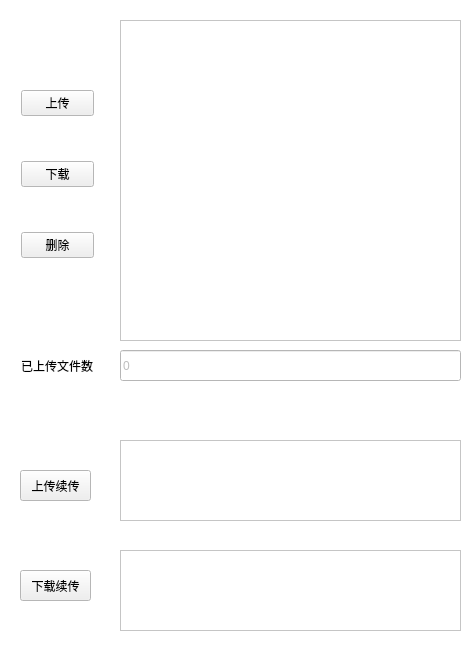
<?xml version="1.0" encoding="UTF-8"?>
<ui version="4.0">
 <class>MainWindow</class>
 <widget class="QWidget" name="MainWindow">
  <property name="geometry">
   <rect>
    <x>0</x>
    <y>0</y>
    <width>476</width>
    <height>665</height>
   </rect>
  </property>
  <property name="minimumSize">
   <size>
    <width>476</width>
    <height>665</height>
   </size>
  </property>
  <property name="maximumSize">
   <size>
    <width>476</width>
    <height>665</height>
   </size>
  </property>
  <property name="palette">
   <palette>
    <active>
     <colorrole role="Base">
      <brush brushstyle="SolidPattern">
       <color alpha="255">
        <red>255</red>
        <green>255</green>
        <blue>255</blue>
       </color>
      </brush>
     </colorrole>
     <colorrole role="Window">
      <brush brushstyle="SolidPattern">
       <color alpha="255">
        <red>255</red>
        <green>255</green>
        <blue>255</blue>
       </color>
      </brush>
     </colorrole>
    </active>
    <inactive>
     <colorrole role="Base">
      <brush brushstyle="SolidPattern">
       <color alpha="255">
        <red>255</red>
        <green>255</green>
        <blue>255</blue>
       </color>
      </brush>
     </colorrole>
     <colorrole role="Window">
      <brush brushstyle="SolidPattern">
       <color alpha="255">
        <red>255</red>
        <green>255</green>
        <blue>255</blue>
       </color>
      </brush>
     </colorrole>
    </inactive>
    <disabled>
     <colorrole role="Base">
      <brush brushstyle="SolidPattern">
       <color alpha="255">
        <red>255</red>
        <green>255</green>
        <blue>255</blue>
       </color>
      </brush>
     </colorrole>
     <colorrole role="Window">
      <brush brushstyle="SolidPattern">
       <color alpha="255">
        <red>255</red>
        <green>255</green>
        <blue>255</blue>
       </color>
      </brush>
     </colorrole>
    </disabled>
   </palette>
  </property>
  <property name="windowTitle">
   <string>主界面</string>
  </property>
  <property name="windowIcon">
   <iconset>
    <normaloff>:/image/icon.jpg</normaloff>:/image/icon.jpg</iconset>
  </property>
  <widget class="QPushButton" name="pb_uploadc">
   <property name="geometry">
    <rect>
     <x>20</x>
     <y>470</y>
     <width>71</width>
     <height>31</height>
    </rect>
   </property>
   <property name="text">
    <string>上传续传</string>
   </property>
  </widget>
  <widget class="QPushButton" name="pb_downloadc">
   <property name="geometry">
    <rect>
     <x>20</x>
     <y>570</y>
     <width>71</width>
     <height>31</height>
    </rect>
   </property>
   <property name="text">
    <string>下载续传</string>
   </property>
  </widget>
  <widget class="QLineEdit" name="le_num">
   <property name="enabled">
    <bool>false</bool>
   </property>
   <property name="geometry">
    <rect>
     <x>120</x>
     <y>350</y>
     <width>341</width>
     <height>31</height>
    </rect>
   </property>
   <property name="text">
    <string>0</string>
   </property>
  </widget>
  <widget class="QWidget" name="layoutWidget">
   <property name="geometry">
    <rect>
     <x>10</x>
     <y>40</y>
     <width>95</width>
     <height>271</height>
    </rect>
   </property>
   <layout class="QVBoxLayout" name="verticalLayout">
    <item>
     <widget class="QPushButton" name="pb_upload">
      <property name="text">
       <string>上传</string>
      </property>
     </widget>
    </item>
    <item>
     <widget class="QPushButton" name="pb_download">
      <property name="text">
       <string>下载</string>
      </property>
     </widget>
    </item>
    <item>
     <widget class="QPushButton" name="pb_delete">
      <property name="text">
       <string>删除</string>
      </property>
     </widget>
    </item>
   </layout>
  </widget>
  <widget class="QTableView" name="tb_V1">
   <property name="geometry">
    <rect>
     <x>120</x>
     <y>20</y>
     <width>341</width>
     <height>321</height>
    </rect>
   </property>
   <property name="font">
    <font>
     <family>宋体</family>
     <pointsize>8</pointsize>
    </font>
   </property>
  </widget>
  <widget class="QTableView" name="tb_V2">
   <property name="geometry">
    <rect>
     <x>120</x>
     <y>440</y>
     <width>341</width>
     <height>81</height>
    </rect>
   </property>
   <property name="font">
    <font>
     <family>宋体</family>
     <pointsize>8</pointsize>
     <weight>50</weight>
     <bold>false</bold>
    </font>
   </property>
  </widget>
  <widget class="QTableView" name="tb_V3">
   <property name="geometry">
    <rect>
     <x>120</x>
     <y>550</y>
     <width>341</width>
     <height>81</height>
    </rect>
   </property>
   <property name="font">
    <font>
     <family>宋体</family>
     <pointsize>8</pointsize>
    </font>
   </property>
  </widget>
  <widget class="QLabel" name="lb_filenum">
   <property name="geometry">
    <rect>
     <x>0</x>
     <y>355</y>
     <width>111</width>
     <height>21</height>
    </rect>
   </property>
   <property name="text">
    <string> 已上传文件数</string>
   </property>
   <property name="alignment">
    <set>Qt::AlignCenter</set>
   </property>
  </widget>
 </widget>
 <layoutdefault spacing="6" margin="11"/>
 <resources/>
 <connections/>
</ui>
